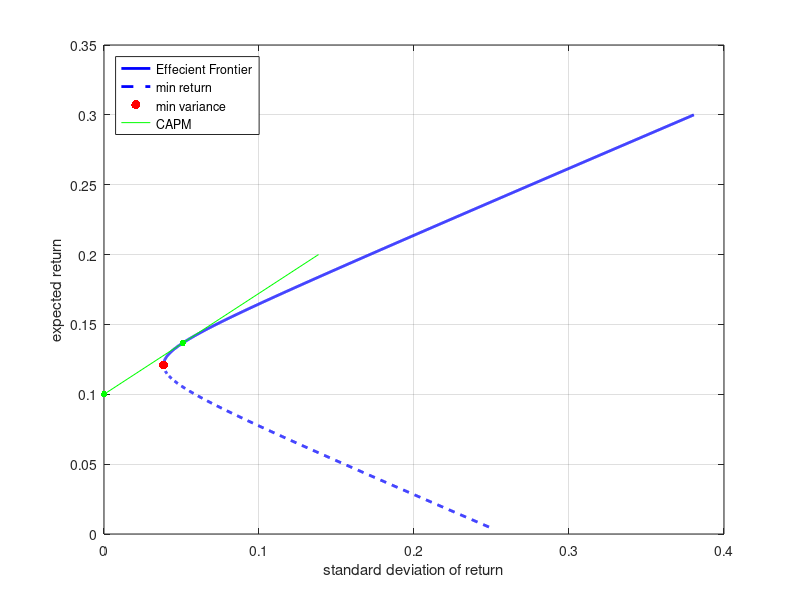

Here is the MATLAB script that generated this plot:
clear all;
close all;
clc;
clf;
M = [0.1;0.2;0.15];
V = [0.005 -0.010 0.004;-0.010 0.040 -0.002;0.004 -0.002 0.023];
Vinv = inv(V);
e = ones(length(M),1);
A = e'*Vinv*e;
B = M'*Vinv*e;
C = M'*Vinv*M;
D = A*C - B^2;

bg = (C*Vinv*e - B*Vinv*M)/D;
bh = (A*Vinv*M - B*Vinv*e)/D;
mu = linspace(0.005,0.3,2000);
sigma = zeros(1,2000);
w_for_mu = zeros(3,2000);
for i=1:2000
    w_for_mu(:,i) = bg + bh*mu(i);
    sigma(i) = sqrt(w_for_mu(:,i)'*V*w_for_mu(:,i));
end
%Minimum Variance Portfolio weights and sigma    
sd_min = 1/sqrt(A); 
mu_min = B/A;
w_g = Vinv*e/A;

ind_above_min = (mu > mu_min) ;	%	Indicates efficient horizon
ind_below_min = (mu < mu_min) ;	%	Indicates locus below efficient horizon

%	Create plot - efficient horizon is shown as a solid curve
%		-  the inefficient part of the locus is dashed
figure(1)
p1 = plot(sigma(ind_above_min),mu(ind_above_min),'-',sigma(ind_below_min),mu(ind_below_min),'--' ,sd_min,mu_min,'.') ;
hold on;
%	Change line widths, marker sizes, and colors for better appearance
set(p1(1:2),'linewidth',2) ;
set(p1(1:2),'color','blue') ;
set(p1(3),'markersize',20) ;
set(p1(3),'color','red') ;

%	Label axes
xlabel('standard deviation of return') ;
ylabel('expected return') ;
% set(gca,'xlim',[.25, .5]) ;
% set(gca,'ylim',[0.028, .08]) ;
grid;
%%%%%(b)
fprintf('Risk\tReturn\tWeights\n');
for i=1:10
    fprintf('%0.3f\t%0.3f\t%0.3f %0.3f %0.3f\n',sigma(i),mu(i),w_for_mu(:,i));
end
fprintf('\n\n');
%%%%%(c)%%%%%
mu1 = mu(ind_below_min);
mu2 = mu(ind_above_min);
w1 = w_for_mu(:,ind_below_min);
w2 = w_for_mu(:,ind_above_min);
sigma1 = sigma(ind_below_min);
sigma2 = sigma(ind_above_min);
[sig1 ind_min_return] = min(abs(sigma1'-0.15));
[sig ind_max_return] = min(abs(sigma2'-0.15));
fprintf('At 0.15 risk\n');
fprintf('min return=%0.3f\n',mu1(ind_min_return));
fprintf('Corresponding Portfolio: w1=%0.3f, w2=%0.3f, w3=%0.3f\n\n',w1(:,ind_min_return));

fprintf('At 0.15\n');
fprintf('max return=%0.3f\n',mu2(ind_max_return));
fprintf('Corresponding Portfolio: w1=%0.3f, w2=%0.3f, w3=%0.3f\n\n',w2(:,ind_max_return));
%%%%%(d)%%%%%%
[sig1 ind_min_return] = min(abs(sigma1'-0.18));

fprintf('At 0.18 risk\n');
fprintf('min return=%0.3f\n',mu1(ind_min_return));
fprintf('Corresponding Portfolio: w1=%0.3f, w2=%0.3f, w3=%0.3f\n\n',w1(:,ind_min_return));

%%%%e%%%%
%finding portfolio that maximises the sharpe ratio
%tangency portfolio
rf = 0.1;
W_tang = Vinv*(M-rf*e)/sum(Vinv*(M-rf*e));
mu_tang = W_tang'*M;
sig_tang = sqrt(W_tang'*V*W_tang);
y_max = max(M);
x_max = sig_tang+sig_tang*(y_max-mu_tang)/(mu_tang-rf);
line([0 x_max],[rf y_max],'Color','green')
plot([0 sig_tang],[rf mu_tang],'.','Color','green','markersize',15);
legend({'Effecient Frontier','min return','min variance','CAPM'},'location','northwest');
hold off;
%%%%%(e)%%%%
%risk=0.1
mu_4 = mu_tang + (0.1-sig_tang)*(mu_tang-rf)/sig_tang;
mu_5 = mu_tang + (0.25-sig_tang)*(mu_tang-rf)/sig_tang;
fprintf('return for 0.1 risk=%0.3f\n',mu_4);
fprintf('return for 0.25 risk=%0.3f\n\n',mu_5);





